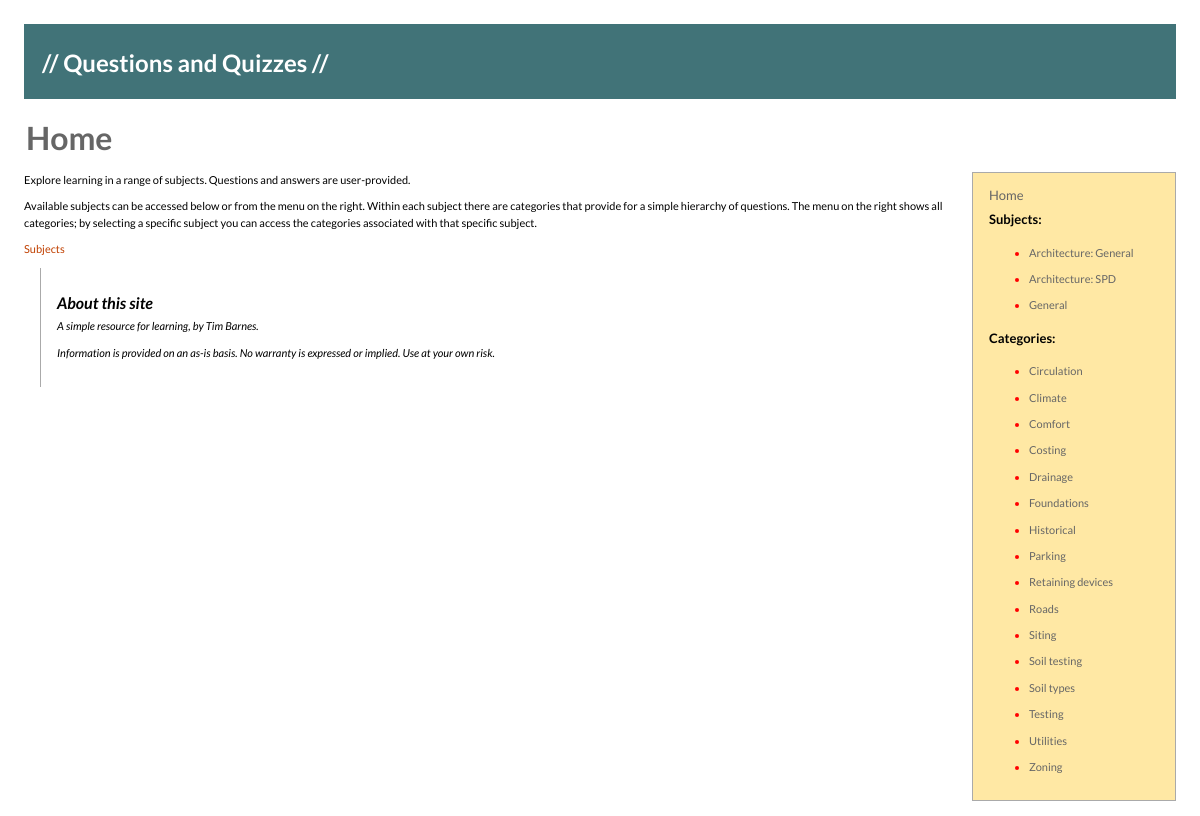
The app's page /educate/ with its own data.
### educate/models.py (models this page shows, shortened)
class Subject(models.Model):
    name = models.CharField(max_length=40)
    description = models.CharField(max_length=200, default='-description-')

class Category(models.Model):
    subject = models.ForeignKey(Subject)
    name = models.CharField(max_length=40)
    description = models.CharField(max_length=200, default='-description-')

### educate/views.py (the view)
def home(request):
    return render(request, 'educate/home.html',
                  {'subject_list': Subject.objects.order_by('name'),
                   'category_list': Category.objects.order_by('name')
               })

### educate/templates/educate/home.html (shortened to what this page needs)
{% extends "educate/base.html" %}
{% block content %}
<div id="content">
<p>Explore learning in a range of subjects. Questions and answers are user-provided.</p>
<p>Available subjects can be accessed below or from the menu on the right. Within each subject there are categories that provide for a simple hierarchy of questions. The menu on the right shows all categories; by selecting a specific subject you can access the categories associated with that specific subject.</p>
<p><a href="{% url 'all_subjects' %}">Subjects</a></p>
</div>
{% endblock %}

### educate/templates/educate/base.html (shortened to what this page needs)
{% load staticfiles %}
<html xmlns="http://www.w3.org/1999/xhtml" xml:lang="en" lang="en">
  <head>
    <link rel="stylesheet" type="text/css" href="{% static 'educate/educate.css' %}" />
  </head>
  <body>
    <div class="main">
      <div class="banner">
	<h1><a href="{% url 'home' %}">// Questions and Quizzes //</a></h1>
      </div>
      {% block title %}<h1 class="pagetitle">Home</h1>{% endblock %}
      <div id="sidebar">
	<div id="menu">
	  {% block menu %}
	  <h3><a href="{% url 'home' %}">Home</a></h3>
	  <h3>Subjects:</h3>
	  {% if subject_list %}
	  <ul>
	    {% for sub in subject_list %}
	    <li><a href="{% url 'categories' sub.name %}">{{ sub.name }}</a></li>
	    {% endfor %}
	  </ul>
	  {% else %}
	  <p>No subjects are available</p>
	  {% endif %}
	  <h3>Categories:</h3>
	  {% if category_list %}
	  <ul>
	    {% for cat in category_list %}
	    <li><a href="{% url 'questions' cat.name %}">{{ cat.name }}</a></li>
	    {% endfor %}
	  </ul>
	  {% else %}
	  <p>No categories are available</p>
	  {% endif %}
	  {% endblock %}
	</div>
      </div>
      <div class=content>
	{% block content %}{% endblock %}
	{% block footer %}
	<div class="byline">
	  <h2>About this site</h2>
	  <p>A simple resource for learning, by Tim Barnes.</p>
	  <p>Information is provided on an as-is basis. No warranty is expressed or implied. Use at your own risk.</p<>
	</div>
	{% endblock %}
      </div>
    </div>
</body>
</html>

### educate/static/educate/educate.css (style rules this page uses)
div { font-family:'Lato',Verdana,Helvetica,Arial,sans-serif; }
a,address,blockquote,cite,code,dd,del,dfn,div,dl,dt,em,form,h1,h2,h3,h4,h5,h6,iframe,img,kbd,li,object,ol,p,q ,samp,small,span,strong,sub,sup,ul,var,applet,b,big,center,dir,font,hr,i,menu,pre,s,strike,tt,u,abbr,acronym, bdo,button,fieldset,ins,label { text-align:left;border-bottom:0pt none; }
p,li { font-size:11px;padding:0em;margin-top:0em;margin-bottom:.9em;line-height:1.5em; }
a { text-decoration:none;background-color:transparent; }
a:link { color:#c04000; }
body { font-family:Lato,Verdana,"Myriad Web",Syntax,Helvetica,sans-serif;text-align:center;height:100%; }
.banner { padding:1em;background-color:#417378;margin-bottom:1em; }
.banner a, h1 { font-size:x-large;color:white; }
#sidebar { float:right;width:220px; }
#menu { background-color:#ffe8a4;border:1px #aaa solid;margin-left:1em;padding-left:1em;padding-top:0.5em;padd ing-right:1em;padding-bottom:.5em;line-height:1.25em;color:red; }
.main { margin:0 auto;text-align:left; padding:1em; }
.content { margin:0px; }
.byline { font-style:italic;text-align:justify;padding:1em;margin-left:1em;border-left:solid 1px #aaa;border-b ottom:solid 1px #aaa; }
#menu h2,h3,h4 { font-size:large; }
#menu a { color:#666666;font-weight:normal;background-color:transparent; }
h1,h2,h3,h4,h5,h6 { line-height:1.33em;margin-bottom:0.33em;font-family:Lato,"Myriad Web",Arial,Helvetica,sans-seri f; }
h1,h2,h3,h4,h5,h6,dt,th,thead,tfoot { background:none repeat scroll 0% 50%;color:black; }
h1 { margin-top:.5em;font-size:large;padding:2px; }
h1.pagetitle { font-size:xx-large;color:#666; }
h2 { font-size:medium;font-weight:bold;margin-top:.5em; }
h3 { font-size:small;font-weight:bold;margin-top:.5em; }

### records on screen
Subject: name "Architecture: General"
Subject: name "Architecture: SPD"
Subject: name "General"
Category: name "Circulation"
Category: name "Climate"
Category: name "Comfort"
Category: name "Costing"
Category: name "Drainage"
Category: name "Foundations"
Category: name "Historical"
Category: name "Parking"
Category: name "Retaining devices"
Category: name "Roads"
Category: name "Siting"
Category: name "Soil testing"
Category: name "Soil types"
Category: name "Testing"
Category: name "Utilities"
Category: name "Zoning"
